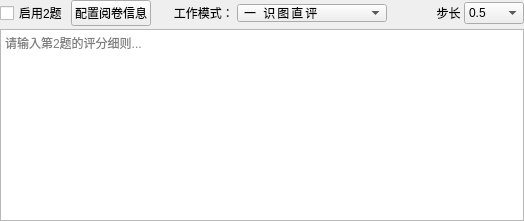
          <widget class="QWidget" name="tab_question2">
           <attribute name="title">
            <string>题目2</string>
           </attribute>
           <layout class="QVBoxLayout" name="verticalLayout_q2">
            <property name="spacing">
             <number>3</number>
            </property>
            <property name="leftMargin">
             <number>0</number>
            </property>
            <property name="topMargin">
             <number>0</number>
            </property>
            <property name="rightMargin">
             <number>0</number>
            </property>
            <property name="bottomMargin">
             <number>0</number>
            </property>
            <item>
             <layout class="QHBoxLayout" name="horizontalLayout_q2_header">
              <item>
               <widget class="QCheckBox" name="enableQuestion2">
                <property name="text">
                 <string>启用2题</string>
                </property>
               </widget>
              </item>
              <item>
               <widget class="QPushButton" name="configQuestion2">
                <property name="text">
                 <string>配置阅卷信息</string>
                </property>
               </widget>
              </item>
              <item>
               <widget class="QLabel" name="label_work_mode_2">
                <property name="sizePolicy">
                 <sizepolicy hsizetype="Fixed" vsizetype="Preferred">
                  <horstretch>0</horstretch>
                  <verstretch>0</verstretch>
                 </sizepolicy>
                </property>
                <property name="text">
                 <string>      工作模式：</string>
                </property>
               </widget>
              </item>
              <item>
               <widget class="QComboBox" name="work_mode_2">
                <property name="sizePolicy">
                 <sizepolicy hsizetype="Fixed" vsizetype="Fixed">
                  <horstretch>0</horstretch>
                  <verstretch>0</verstretch>
                 </sizepolicy>
                </property>
                <property name="minimumSize">
                 <size>
                                 <width>150</width>
                  <height>0</height>
                 </size>
                </property>
                             <property name="styleSheet">
                    <string notr="true">QComboBox {
        letter-spacing: 2px;
        padding-left: 6px;
        padding-right: 6px;
    }
    QComboBox QAbstractItemView {
        letter-spacing: 2px;
    }</string>
                             </property>
                <property name="toolTip">
                 <string>识图直评：AI看图直接评分；直评+推理：看图评分并开启推理；识评分离：AI1识别文字，AI2评分；分离+推理：识别不推理、评分开启推理；分离+双推理：识别与评分均开启推理</string>
                </property>
                <item>
                 <property name="text">
                                 <string>一 识图直评</string>
                 </property>
                </item>
                <item>
                 <property name="text">
                                 <string>二 直评+推理</string>
                 </property>
                </item>
                <item>
                 <property name="text">
                                 <string>三 识评分离</string>
                 </property>
                </item>
                <item>
                 <property name="text">
                                 <string>四 分离+单推理</string>
                 </property>
                </item>
                <item>
                 <property name="text">
                                 <string>五 分离+双推理</string>
                 </property>
                </item>
               </widget>
              </item>
              <item>
               <widget class="QLabel" name="label_step2">
                <property name="sizePolicy">
                 <sizepolicy hsizetype="Fixed" vsizetype="Preferred">
                  <horstretch>0</horstretch>
                  <verstretch>0</verstretch>
                 </sizepolicy>
                </property>
                <property name="text">
                 <string>              步长</string>
                </property>
               </widget>
              </item>
              <item>
               <widget class="QComboBox" name="score_rounding_step_2">
                <property name="sizePolicy">
                 <sizepolicy hsizetype="Fixed" vsizetype="Fixed">
                  <horstretch>0</horstretch>
                  <verstretch>0</verstretch>
                 </sizepolicy>
                </property>
                <property name="minimumSize">
                 <size>
                  <width>60</width>
                  <height>0</height>
                 </size>
                </property>
                <item>
                 <property name="text">
                  <string>0.5</string>
                 </property>
                </item>
                <item>
                 <property name="text">
                  <string>1</string>
                 </property>
                </item>
               </widget>
              </item>
             </layout>
            </item>
            <item>
             <widget class="QPlainTextEdit" name="StandardAnswer_text_2">
              <property name="placeholderText">
               <string>请输入第2题的评分细则...</string>
              </property>
             </widget>
            </item>
           </layout>
          </widget>
